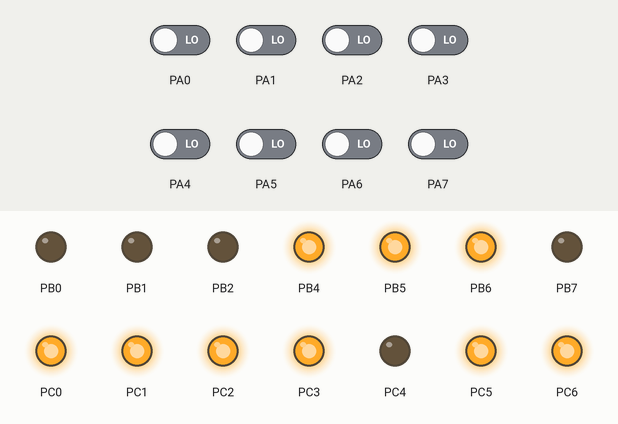
Bench run of a program on a simulated ATmega32, built with avr-gcc and emulated at 1 MHz. Shown: output pins drawn as LEDs (lit = HIGH). The test bench sets the inputs (shaded band); at power-on: PA0–7 LOW.

Above: at 1.2 s.
1.3 s: PA0 driven HIGH
At 1.9 s:
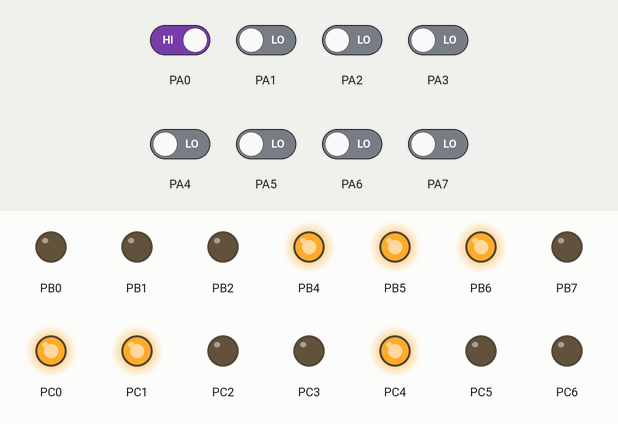
2.8 s: PA1 driven HIGH
At 3.1 s:
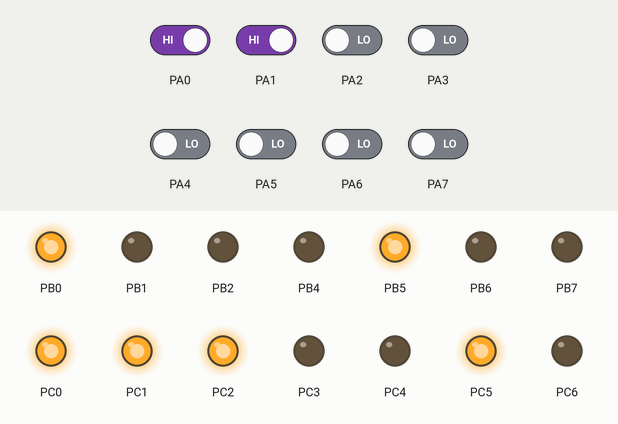
4.3 s: PA2 driven HIGH
At 5.4 s:
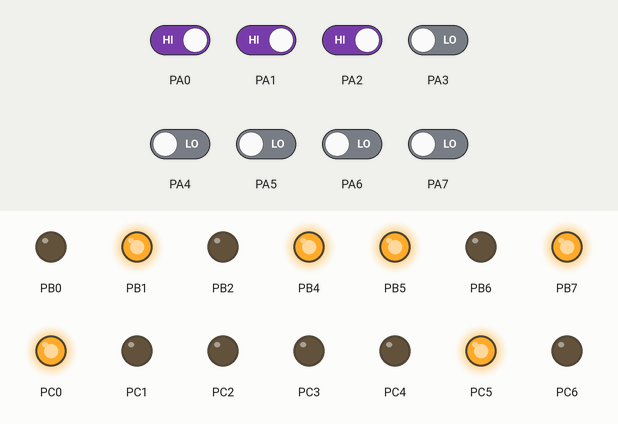
5.8 s: PA3 driven HIGH
At 6.5 s:
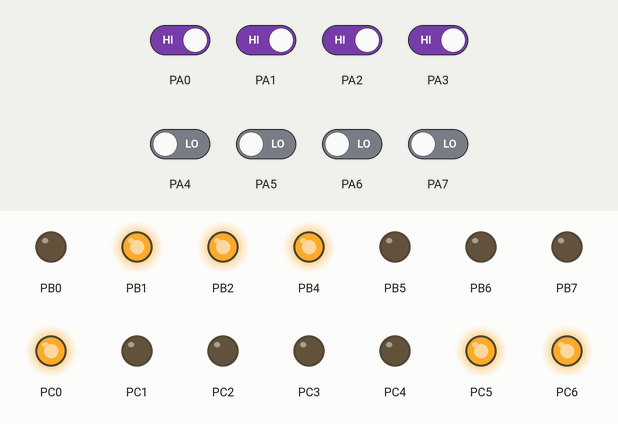
7.3 s: PA4 driven HIGH
At 7.7 s:
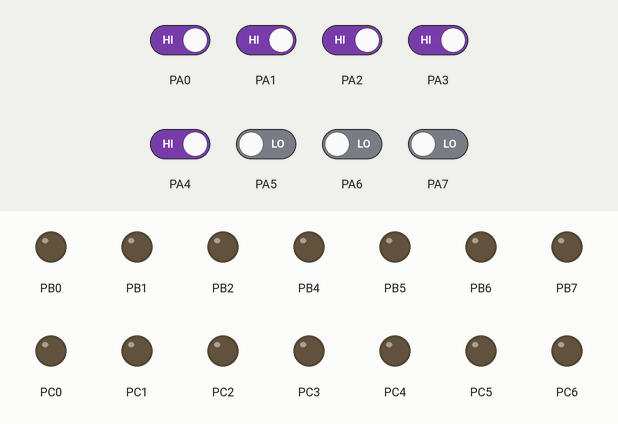
8.8 s: PA2 driven LOW
At 10.0 s:
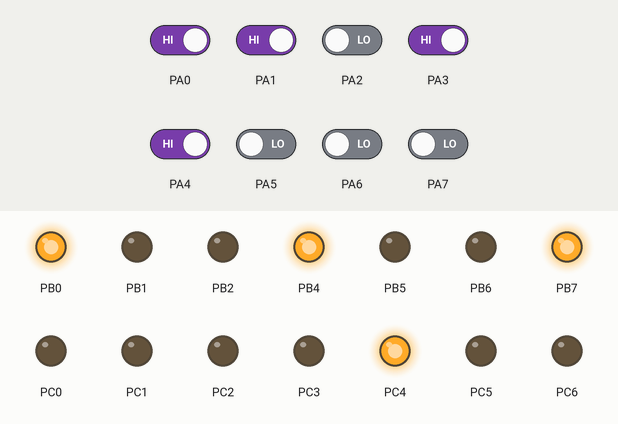
Timing chart, 0 to 11.3 s (numbered marks = the images above; inputs shaded):
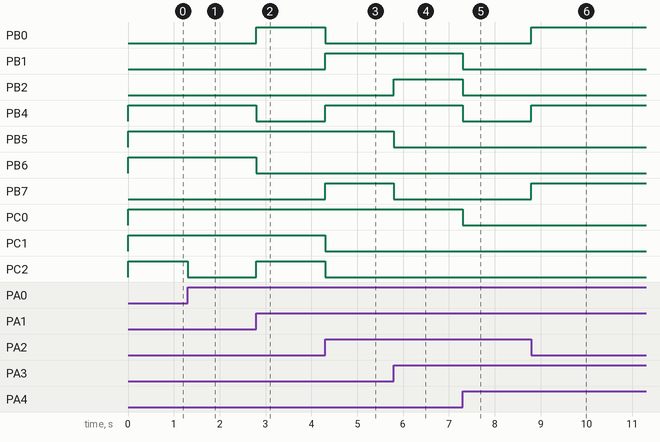

Measured:
- after the input at 1.3 s, PC2, PC3, PC5, PC6: HIGH → LOW at once; PC4: LOW → HIGH at once
- after the input at 2.8 s, PB0, PC2, PC5: LOW → HIGH at once; PB4, PB6, PC4: HIGH → LOW at once
- after the input at 4.3 s, PB0, PC1, PC2: HIGH → LOW at once; PB1, PB4, PB7: LOW → HIGH at once
- after the input at 5.8 s, PB2, PC6: LOW → HIGH at once; PB5, PB7: HIGH → LOW at once
- after the input at 7.3 s, PB1, PB2, PB4, PC0, PC5, PC6: HIGH → LOW at once
- after the input at 8.8 s, PB0, PB4, PB7, PC4: LOW → HIGH at once

The program:

main.c
```c
#define F_CPU 1000000UL
#include <avr/io.h>
#include <util/delay.h>
#include <avr/interrupt.h>

volatile uint16_t INSTRUCTIONS[1<<8] = {
	0x706f,0x7013,0x102e,0x2127,0xa123,0xe724,0x3213,0xb221,0xc321,0x91c0,0xd331,0x6224,0x3610,0x1661,0x3620,0x1661,0x91a0,0x4727,0x8421,0x0115,0x7661,0x6620,0x5241,0x7661,0x6610,0x91c0,0xc271,0x9110,
};

//ISR(INT0_vect){
	//uint16_t instruction;
	//instruction = INSTRUCTIONS[PINA];
	//PORTC = (uint8_t) instruction;
	//PORTB = (uint8_t) (instruction >> 8);
	//_delay_ms(50);
//}

int main(void)
{
	// Some pins of PORTC can not be used for I/O directly.
	// turn of JTAG to use them
	// o write a 1 to the JTD bit twice consecutively to turn it off
	MCUCSR = (1<<JTD);  MCUCSR = (1<<JTD);

	DDRA = 0x00;	// input pc

	// Instruction : D[7:0]C[7:0]
	DDRC = 0xFF;	// lower 8-bits of instruction
	DDRB = 0xFF;	// upper 8-bits of instruction

	uint8_t pc = -1;
	uint16_t instruction;
	/* Replace with your application code */
	while (1)
	{
		if (PINA != pc) {
			pc = PINA;
			instruction = INSTRUCTIONS[pc];
			PORTC = (uint8_t) instruction;
			PORTB = (uint8_t) (instruction >> 8);
			_delay_ms(50);
		}
	}
}
```
